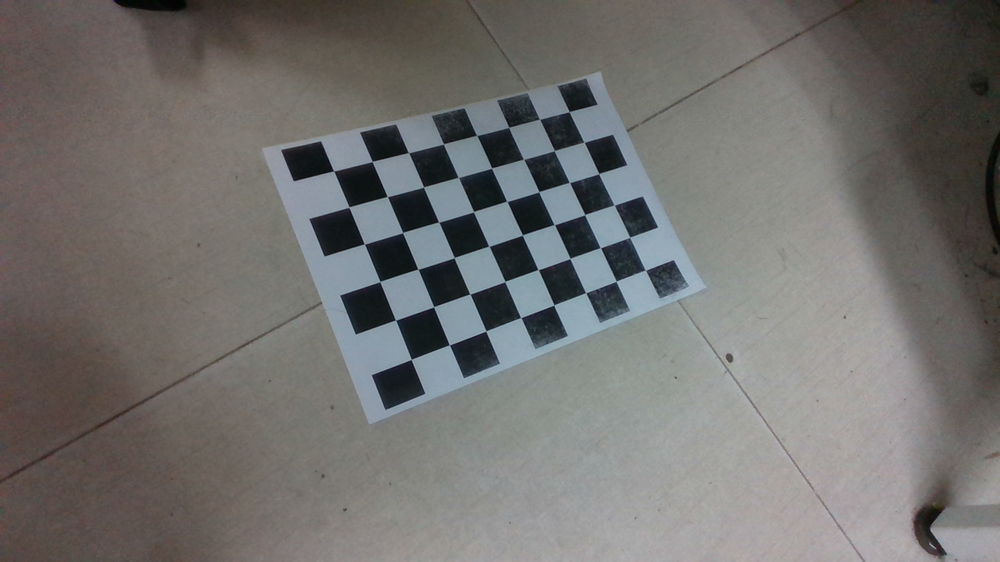
#> input picture calibration/realsensed435i/calib_images/1.png, 1000 x 562 px, shrunk from 1920 x 1080 before the run; its folder holds only this picture in this run
$ python calib.py
#> lines starting #> are read from the running program, lines starting #| are printed output that depends on the picture; after the words box and inside, x2 and y2 are one past the last pixel; in counts of white or black regions, pixels touching at a corner belong together; long printed decimals are rounded
import numpy as np
import cv2
import glob
import matplotlib.pyplot as plt

# Defining the dimensions of checkerboard
CHECKERBOARD_SIZE = (6,8)
REAL_SIZE = 6
criteria = (cv2.TERM_CRITERIA_EPS + cv2.TERM_CRITERIA_MAX_ITER, 30, 0.001)

# Creating vector to store 3D points
objpoints = []
# Creating vector to store 2D points
imgpoints = []

# Defining world coords for 3D points
objp = np.zeros((1, CHECKERBOARD_SIZE[0] * CHECKERBOARD_SIZE[1], 3), np.float32)
objp[0,:,:2] = np.mgrid[0:CHECKERBOARD_SIZE[0],0:CHECKERBOARD_SIZE[1]].T.reshape(-1, 2) * REAL_SIZE
prev_img_shape = None

# Extracting path of individual image stored in a given directory
images = glob.glob('/home/trungle/catkin_ws/src/calibration/realsensed435i/calib_images/*.png')
for fname in images:
    img = cv2.imread(fname)
#> img is the input picture: shape (562, 1000, 3); mean B, G, R 109.7, 111.9, 113.3
    gray = cv2.cvtColor(img, cv2.COLOR_BGR2GRAY)

    # Find the chess board corners
    # If desired number of corners are found in the image
    ret, corners = cv2.findChessboardCorners(gray, CHECKERBOARD_SIZE, cv2.CALIB_CB_ADAPTIVE_THRESH + cv2.CALIB_CB_FAST_CHECK + cv2.CALIB_CB_NORMALIZE_IMAGE)
#> ret = True; corners = 48 rows, first 8: [569.1, 111.6], [584.2, 142.3], [598.7, 173.7], [614.3, 205.1], [629.7, 237.2], [645.4, 270.2], [539.6, 119.3], [554.3, 150.6]

    """
    If desired number of corner are detected, we refine the pixel coordinates and
    display them on the images of checker board
    """
    if ret == True:
        objpoints.append(objp)
        # refining pixel coordinates for given 2d points
        corners2 = cv2.cornerSubPix(gray, corners, (11,11), (-1,-1), criteria)
#> corners2 = 48 rows, first 8: [569.1, 111.5], [584, 142.2], [598.7, 173.6], [614.2, 205.1], [629.7, 237.4], [645.4, 270.3], [539.6, 119.2], [554.4, 150.6]
        imgpoints.append(corners2)

        # draw and display the corners
        img = cv2.drawChessboardCorners(img, CHECKERBOARD_SIZE, corners2, ret)
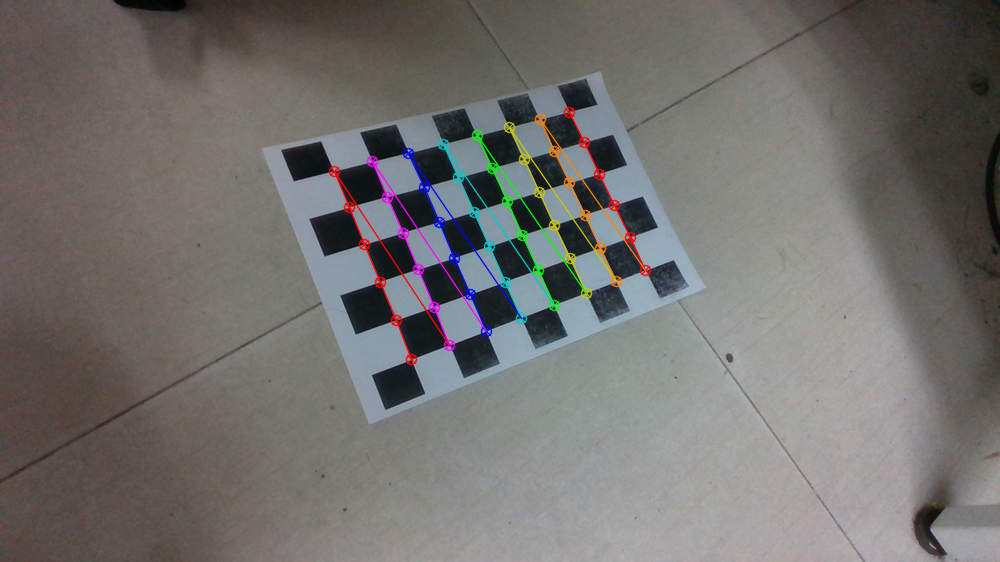
#> img: shape (562, 1000, 3); 2.06% of pixels changed, all inside (x1, y1, x2, y2) = (328, 106, 652, 366)

    cv2.imshow('img', img)
    cv2.waitKey(0)

h,w = img.shape[:2]
#> h = 562; w = 1000
"""
Performing camera calibration by
passing the value of known 3D points (objpoints)
and corresponding pixel coordinates of the
detected corners (imgpoints)
"""
ret, mtx, dist, rvecs, tvecs = cv2.calibrateCamera(objpoints, imgpoints, gray.shape[::-1], None, None)
#> ret = 0.193; mtx = [[730.9, 0, 524.2], [0, 759.9, 304], [0, 0, 1]]; dist = [[-0.14, 3.4, -0.00254, -0.00551, -15.31]]; rvecs = ([-0.489, -0.0618, 1.16],); tvecs = ([7.82, -32.06, 126.9],)

print("Camera matrix : \n")
print(mtx)
#| [[730.852   0.         524.156]
#|  [  0.         759.856  303.968]
#|  [  0.           0.           1.        ]]
print("dist : \n")
print(dist)
#| [[-1.39933127e-01  3.39536020e+00 -2.54159342e-03 -5.50574163e-03
#|   -1.53052204e+01]]
print("rvecs : \n")
print(rvecs)
#| (array([[-0.4895],
#|        [-0.06181],
#|        [ 1.158]]),)
print("tvecs : \n")
print(tvecs)
#| (array([[  7.818],
#|        [-32.064],
#|        [126.929]]),)

# save calibration parameters
np.savez('/home/trungle/catkin_ws/src/calibration/realsensed435i/calib_savez', cameraMatrix=mtx, distCoef=dist, rVectors=rvecs, tVectors=tvecs)

$ run again, on calibration/realsensed435i/calib_images/5.png
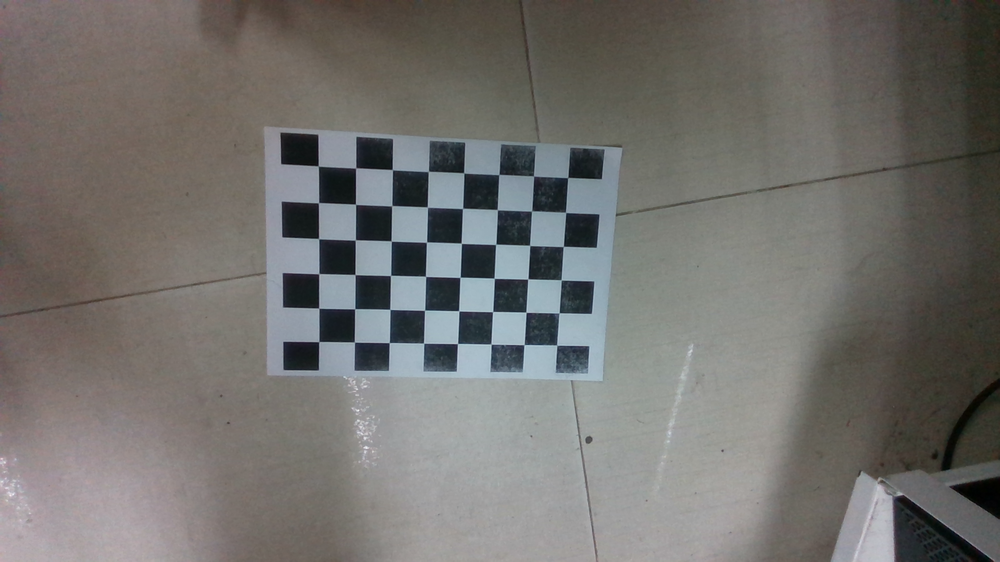
#> input picture calibration/realsensed435i/calib_images/5.png, 1000 x 562 px, shrunk from 1920 x 1080 before the run
#> img is the input picture: shape (562, 1000, 3); mean B, G, R 109, 112.2, 114
#> `ret, corners = cv2.findChessboardCorners(gray, CHECKERBOARD_SIZE, cv2...`: ret = True; corners = 48 rows, first 8: [318.7, 341.7], [318.6, 308.1], [318.8, 273.7], [318.5, 238.5], [318.4, 202.8], [318.1, 165.9], [354.4, 342], [354.7, 308.8]
#> corners2 = 48 rows, first 8: [318.7, 341.6], [318.8, 308.2], [318.7, 273.6], [318.6, 238.6], [318.5, 202.7], [318.3, 166], [354.3, 342], [354.7, 308.7]
#> `img = cv2.drawChessboardCorners(img, CHECKERBOARD_SIZE, corners2, ret)`:
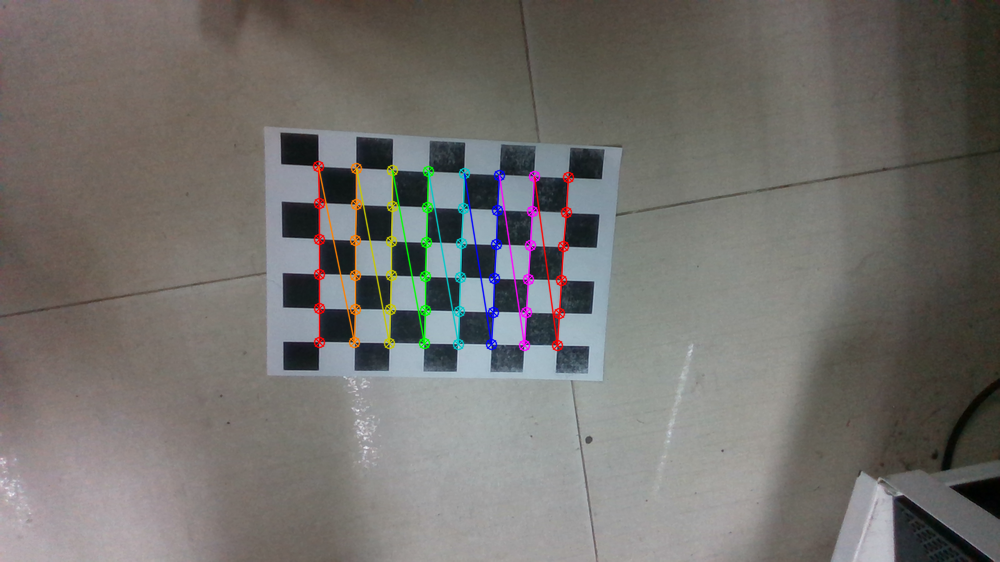
#> img: shape (562, 1000, 3); 2.06% of pixels changed, all inside (x1, y1, x2, y2) = (312, 160, 575, 352)
#> `ret, mtx, dist, rvecs, tvecs = cv2.calibrateCamera(objpoints, imgpoint..`: ret = 0.0948; mtx = [[768.3, 0, 508.1], [0, 779.8, 265.6], [0, 0, 1]]; dist = [[-0.159, 4.61, -0.00333, -0.0104, -28.68]]; rvecs = ([0.25, 0.0822, -1.52],); tvecs = ([-32.88, 13.09, 134.6],)
#| [[768.350   0.         508.139]
#|  [  0.         779.770 265.625]
#|  [  0.           0.           1.        ]]
#| [[-1.59417190e-01  4.61058954e+00 -3.33478668e-03 -1.03812707e-02
#|   -2.86815105e+01]]
#| (array([[ 0.2502],
#|        [ 0.08223],
#|        [-1.523 ]]),)
#| (array([[-32.875],
#|        [ 13.085],
#|        [134.555]]),)

$ run again, on calibration/realsensed435i/calib_images/6.png
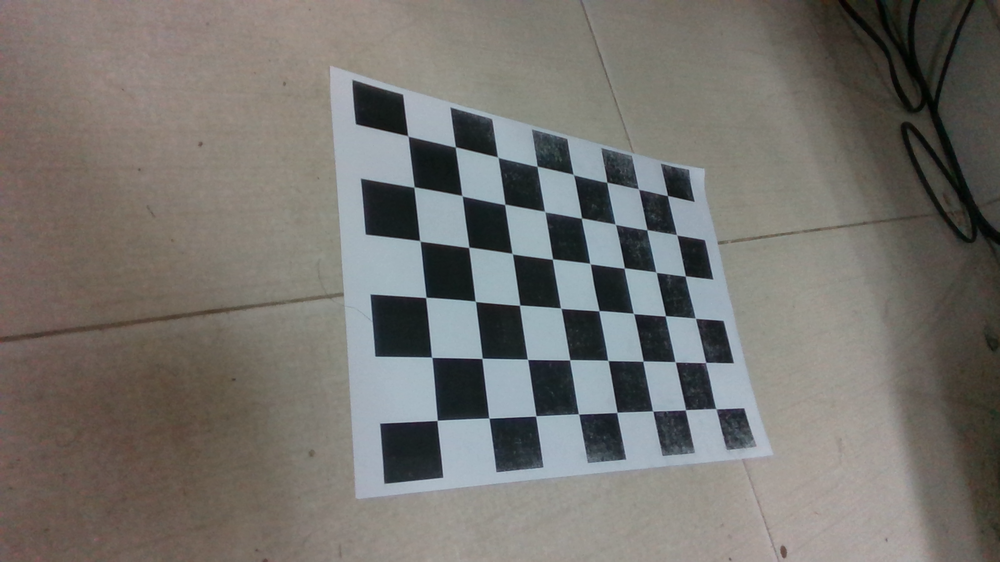
#> input picture calibration/realsensed435i/calib_images/6.png, 1000 x 562 px, shrunk from 1920 x 1080 before the run
#> img is the input picture: shape (562, 1000, 3); mean B, G, R 110, 114.5, 117.1
#> `ret, corners = cv2.findChessboardCorners(gray, CHECKERBOARD_SIZE, cv2...`: ret = True; corners = 48 rows, first 8: [667.5, 195.5], [676.7, 234.8], [685.4, 276], [695.5, 318.4], [705.9, 362.2], [715.9, 408.7], [638.7, 189.4], [647, 229.6]
#> corners2 = 48 rows, first 8: [667.4, 195.4], [676.6, 234.6], [685.3, 275.8], [695.2, 318.2], [705.5, 362.5], [715.9, 408.8], [638.5, 189], [647, 229.7]
#> `img = cv2.drawChessboardCorners(img, CHECKERBOARD_SIZE, corners2, ret)`:
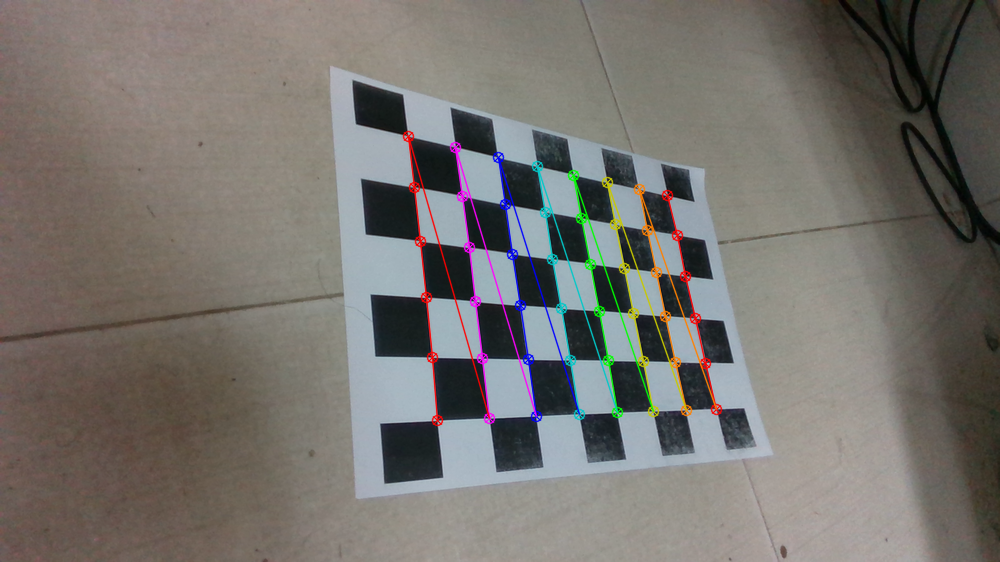
#> img: shape (562, 1000, 3); 2.64% of pixels changed, all inside (x1, y1, x2, y2) = (402, 130, 723, 427)
#> `ret, mtx, dist, rvecs, tvecs = cv2.calibrateCamera(objpoints, imgpoint..`: ret = 0.268; mtx = [[938.4, 0, 445], [0, 808.5, 148.6], [0, 0, 1]]; dist = [[0.466, -2.1, -0.0532, -0.0339, 5.12]]; rvecs = ([-0.928, -0.249, 1.52],); tvecs = ([27.49, 7.02, 114.8],)
#| [[938.424    0.         444.953]
#|  [  0.         808.491 148.587]
#|  [  0.           0.           1.        ]]
#| [[ 0.4659 -2.098 -0.05319 -0.03393  5.118]]
#| (array([[-0.9278],
#|        [-0.2489],
#|        [ 1.518]]),)
#| (array([[ 27.491],
#|        [  7.023],
#|        [114.788]]),)

$ run again, on calibration/realsensed435i/calib_images/7.png
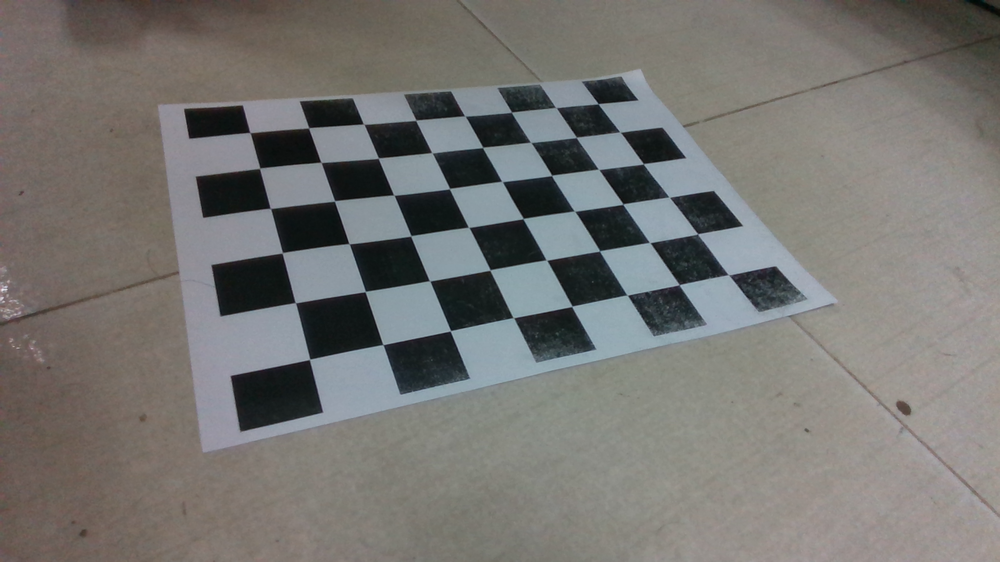
#> input picture calibration/realsensed435i/calib_images/7.png, 1000 x 562 px, shrunk from 1920 x 1080 before the run
#> img is the input picture: shape (562, 1000, 3); mean B, G, R 113.9, 116.9, 118.1
#> `ret, corners = cv2.findChessboardCorners(gray, CHECKERBOARD_SIZE, cv2...`: ret = True; corners = 48 rows, first 8: [598.3, 103.6], [619.8, 131.8], [643.4, 163.7], [669.2, 197.1], [697.7, 233.7], [728.5, 274.6], [556, 107.5], [576.3, 137.4]
#> corners2 = 48 rows, first 8: [598.1, 103.6], [620.1, 132], [643.4, 163.7], [669.2, 197.1], [697.6, 234], [728.6, 274.9], [555.9, 107.6], [576.4, 137.3]
#> `img = cv2.drawChessboardCorners(img, CHECKERBOARD_SIZE, corners2, ret)`:
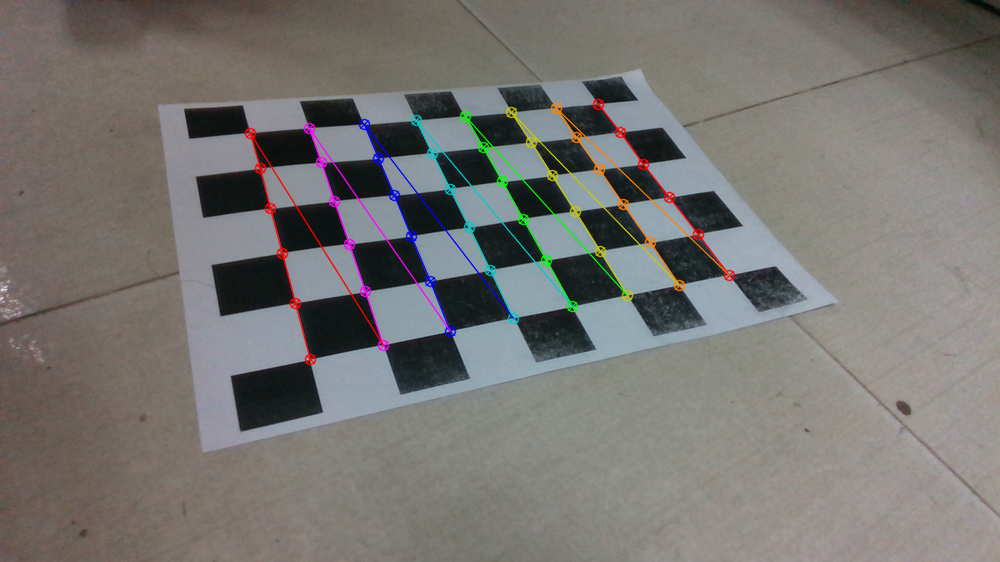
#> img: shape (562, 1000, 3); 2.28% of pixels changed, all inside (x1, y1, x2, y2) = (244, 98, 736, 366)
#> `ret, mtx, dist, rvecs, tvecs = cv2.calibrateCamera(objpoints, imgpoint..`: ret = 0.415; mtx = [[733.1, 0, 509.6], [0, 800.7, 306], [0, 0, 1]]; dist = [[-0.141, 2.98, -0.006, -0.00343, -10.96]]; rvecs = ([-0.788, 0.351, 1.18],); tvecs = ([11.25, -23.5, 93.54],)
#| [[733.109   0.         509.571]
#|  [  0.         800.742 306.005]
#|  [  0.           0.           1.        ]]
#| [[-1.40820346e-01  2.98352896e+00 -5.99581712e-03 -3.43373872e-03
#|   -1.09553006e+01]]
#| (array([[-0.7879],
#|        [ 0.3507],
#|        [ 1.178]]),)
#| (array([[ 11.255],
#|        [-23.497 ],
#|        [ 93.543]]),)

$ run again, on calibration/realsensed435i/calib_images/2.png
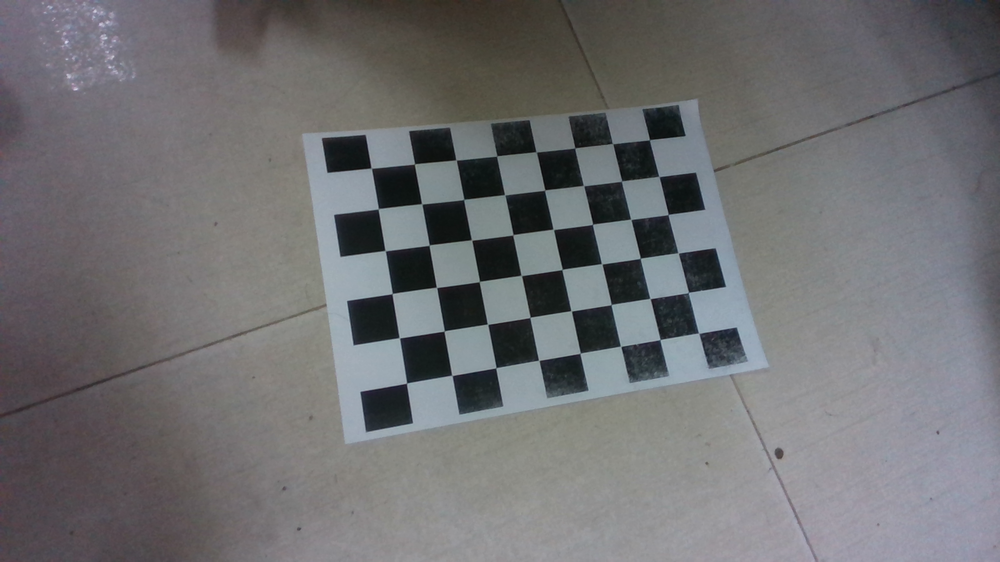
#> input picture calibration/realsensed435i/calib_images/2.png, 1000 x 562 px, shrunk from 1920 x 1080 before the run
#> img is the input picture: shape (562, 1000, 3); mean B, G, R 113.7, 111.5, 111.4
#> `ret, corners = cv2.findChessboardCorners(gray, CHECKERBOARD_SIZE, cv2...`: ret = True; corners = 48 rows, first 8: [649.5, 139.7], [659, 176.5], [668.1, 214.5], [678.3, 252.9], [688.3, 292.4], [698.7, 333.3], [612.6, 143.5], [621.5, 181.1]
#> corners2 = 48 rows, first 8: [649.4, 139.7], [658.8, 176.5], [668.3, 214.5], [678, 252.8], [688.3, 292.6], [698.7, 333.2], [612.5, 143.6], [621.6, 181]
#> `img = cv2.drawChessboardCorners(img, CHECKERBOARD_SIZE, corners2, ret)`:
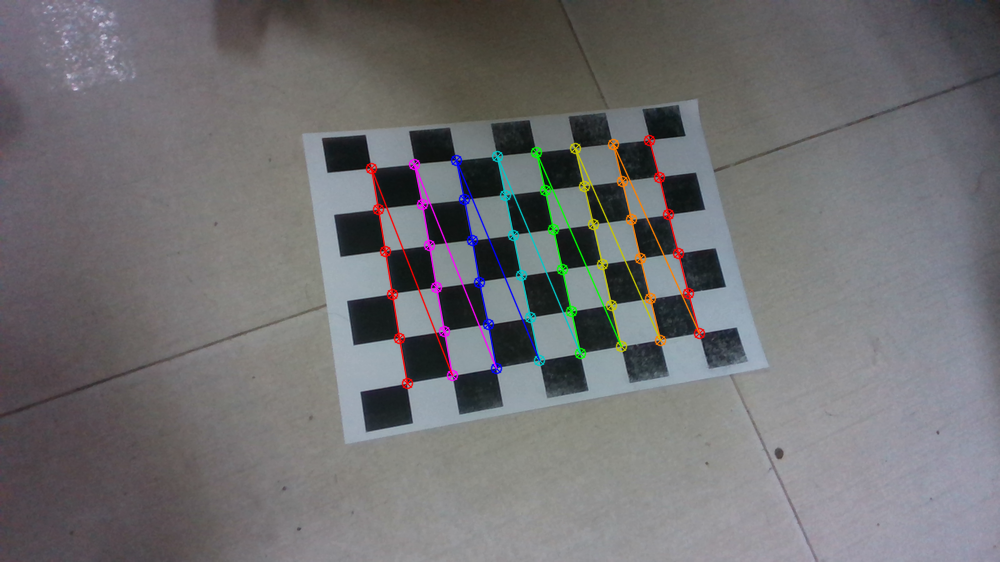
#> img: shape (562, 1000, 3); 2.3% of pixels changed, all inside (x1, y1, x2, y2) = (365, 134, 706, 390)
#> `ret, mtx, dist, rvecs, tvecs = cv2.calibrateCamera(objpoints, imgpoint..`: ret = 0.161; mtx = [[791.9, 0, 526.9], [0, 808.2, 280.7], [0, 0, 1]]; dist = [[-0.288, 11.08, -0.00603, -0.00232, -100.2]]; rvecs = ([-0.39, 0.0401, 1.38],); tvecs = ([18.67, -21.01, 121],)
#| [[791.918   0.         526.914]
#|  [  0.         808.243 280.653]
#|  [  0.           0.           1.        ]]
#| [[-2.87800018e-01  1.10834042e+01 -6.02540956e-03 -2.31710641e-03
#|   -1.00204369e+02]]
#| (array([[-0.3904],
#|        [ 0.04011],
#|        [ 1.381]]),)
#| (array([[ 18.667],
#|        [-21.007 ],
#|        [120.954]]),)
